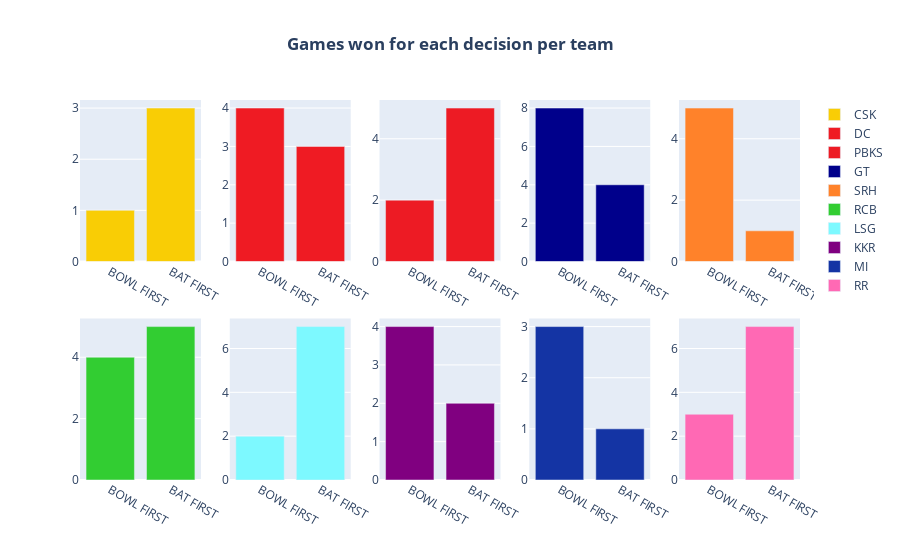

This figure's notebook cell:
### Code cell
plot_subplots(team_win_split,'Games won for each decision per team','bar')

### Figure 1 — Plotly figure (JSON) as saved in the notebook; plotly's stock layout.template omitted (floating-point values rounded to 4 significant figures)
{"data": [{"marker": {"color": "#F9CD05"}, "name": "CSK", "type": "bar", "x": ["BOWL FIRST", "BAT FIRST"], "xaxis": "x", "y": [1, 3], "yaxis": "y"}, {"marker": {"color": "#EF1B23"}, "name": "DC", "type": "bar", "x": ["BOWL FIRST", "BAT FIRST"], "xaxis": "x2", "y": [4, 3], "yaxis": "y2"}, {"marker": {"color": "#ED1B24"}, "name": "PBKS", "type": "bar", "x": ["BOWL FIRST", "BAT FIRST"], "xaxis": "x3", "y": [2, 5], "yaxis": "y3"}, {"marker": {"color": "#00008B"}, "name": "GT", "type": "bar", "x": ["BOWL FIRST", "BAT FIRST"], "xaxis": "x4", "y": [8, 4], "yaxis": "y4"}, {"marker": {"color": "#FF822A"}, "name": "SRH", "type": "bar", "x": ["BOWL FIRST", "BAT FIRST"], "xaxis": "x5", "y": [5, 1], "yaxis": "y5"}, {"marker": {"color": "#32CD32"}, "name": "RCB", "type": "bar", "x": ["BOWL FIRST", "BAT FIRST"], "xaxis": "x6", "y": [4, 5], "yaxis": "y6"}, {"marker": {"color": "#7DF9FF"}, "name": "LSG", "type": "bar", "x": ["BOWL FIRST", "BAT FIRST"], "xaxis": "x7", "y": [2, 7], "yaxis": "y7"}, {"marker": {"color": "#800080"}, "name": "KKR", "type": "bar", "x": ["BOWL FIRST", "BAT FIRST"], "xaxis": "x8", "y": [4, 2], "yaxis": "y8"}, {"marker": {"color": "#1434A4"}, "name": "MI", "type": "bar", "x": ["BOWL FIRST", "BAT FIRST"], "xaxis": "x9", "y": [3, 1], "yaxis": "y9"}, {"marker": {"color": "#FF69B4"}, "name": "RR", "type": "bar", "x": ["BOWL FIRST", "BAT FIRST"], "xaxis": "x10", "y": [3, 7], "yaxis": "y10"}], "layout": {"title": {"text": "<b>Games won for each decision per team</b>", "x": 0.5}, "xaxis": {"anchor": "y", "domain": [0.0, 0.168]}, "xaxis10": {"anchor": "y10", "domain": [0.832, 1.0]}, "xaxis2": {"anchor": "y2", "domain": [0.208, 0.376]}, "xaxis3": {"anchor": "y3", "domain": [0.416, 0.584]}, "xaxis4": {"anchor": "y4", "domain": [0.624, 0.792]}, "xaxis5": {"anchor": "y5", "domain": [0.832, 1.0]}, "xaxis6": {"anchor": "y6", "domain": [0.0, 0.168]}, "xaxis7": {"anchor": "y7", "domain": [0.208, 0.376]}, "xaxis8": {"anchor": "y8", "domain": [0.416, 0.584]}, "xaxis9": {"anchor": "y9", "domain": [0.624, 0.792]}, "yaxis": {"anchor": "x", "domain": [0.575, 1.0]}, "yaxis10": {"anchor": "x10", "domain": [0.0, 0.425]}, "yaxis2": {"anchor": "x2", "domain": [0.575, 1.0]}, "yaxis3": {"anchor": "x3", "domain": [0.575, 1.0]}, "yaxis4": {"anchor": "x4", "domain": [0.575, 1.0]}, "yaxis5": {"anchor": "x5", "domain": [0.575, 1.0]}, "yaxis6": {"anchor": "x6", "domain": [0.0, 0.425]}, "yaxis7": {"anchor": "x7", "domain": [0.0, 0.425]}, "yaxis8": {"anchor": "x8", "domain": [0.0, 0.425]}, "yaxis9": {"anchor": "x9", "domain": [0.0, 0.425]}}}
